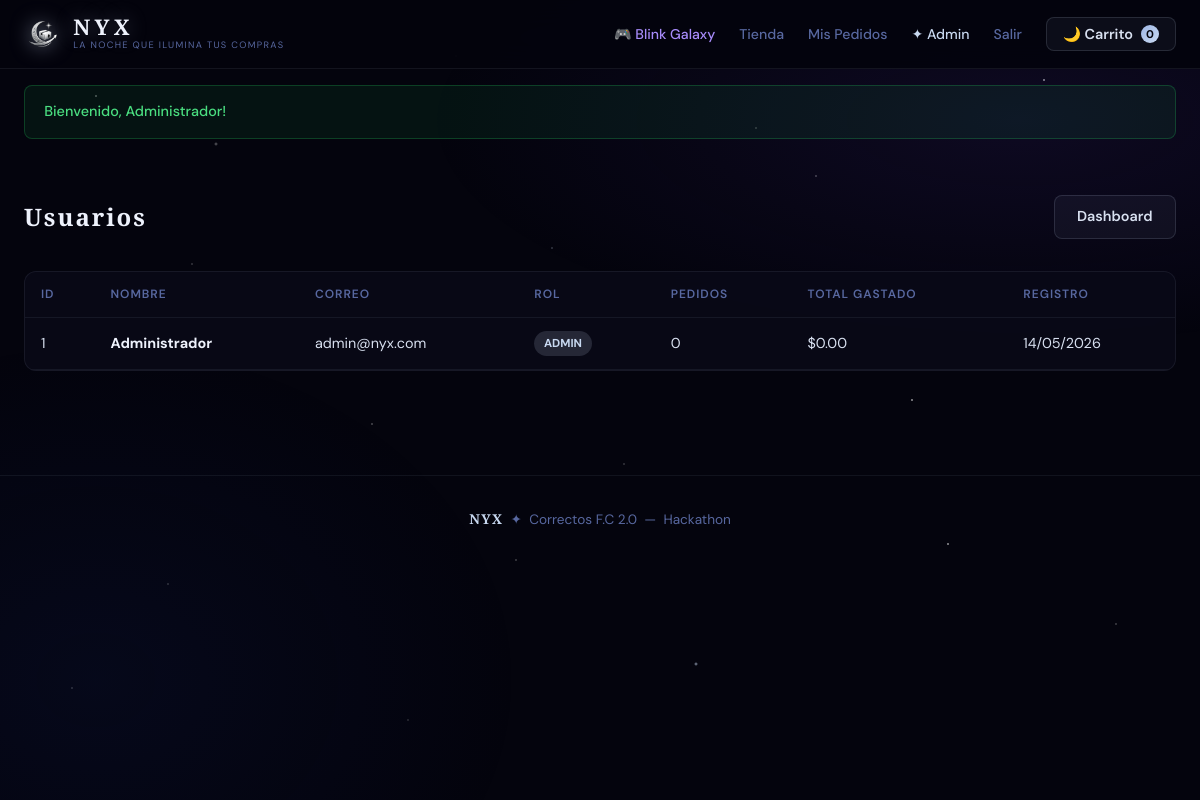
The page /admin/users.php (signed in) on the database its author committed.
### tables this page shows
CREATE TABLE users (
    id INT AUTO_INCREMENT PRIMARY KEY,
    name VARCHAR(100) NOT NULL,
    email VARCHAR(150) NOT NULL UNIQUE,
    password VARCHAR(255) NOT NULL,
    role ENUM('admin','customer') DEFAULT 'customer',
    created_at TIMESTAMP DEFAULT CURRENT_TIMESTAMP
);

### includes/config.php (called while the page is built, shortened)
<?php
function e($str) { return htmlspecialchars($str ?? '', ENT_QUOTES, 'UTF-8'); }
function precio($n) { return '$'.number_format($n, 2); }

### admin/users.php (the view, shortened to what this page needs)
<?php
require_once '../includes/config.php';
$db = getDB();
$users = $db->query("SELECT u.*, COUNT(o.id) AS order_count, COALESCE(SUM(o.total),0) AS total_spent FROM users u LEFT JOIN orders o ON o.user_id=u.id GROUP BY u.id ORDER BY u.created_at DESC")->fetchAll();
require_once '../includes/header.php';
?>
<div class="container">
<div class="page-content">
<div class="page-header">
  <h1 class="page-title">Usuarios</h1>
  <a href="index.php" class="btn btn-secondary">Dashboard</a>
</div>
<div class="card">
  <div class="table-wrap">
    <table>
      <thead><tr><th>ID</th><th>Nombre</th><th>Correo</th><th>Rol</th><th>Pedidos</th><th>Total gastado</th><th>Registro</th></tr></thead>
      <tbody>
        <?php foreach ($users as $u): ?>
          <tr>
            <td><?= $u['id'] ?></td>
            <td><strong style="color:var(--moon)"><?= e($u['name']) ?></strong></td>
            <td><?= e($u['email']) ?></td>
            <td>
              <?php if ($u['role']==='admin'): ?>
                <span class="badge" style="background:rgba(200,216,240,0.15);color:var(--accent)">Admin</span>
              <?php else: ?>
                <span class="badge" style="background:rgba(200,216,240,0.05);color:var(--muted)">Cliente</span>
              <?php endif; ?>
            </td>
            <td><?= $u['order_count'] ?></td>
            <td><?= precio($u['total_spent']) ?></td>
            <td><?= date('d/m/Y', strtotime($u['created_at'])) ?></td>
          </tr>
        <?php endforeach; ?>
      </tbody>
    </table>
  </div>
</div>
</div>
</div>
<?php require_once '../includes/footer.php'; ?>

### assets/css/style.css (style rules this page uses)
:root { --bg: #04040d; --bg2: #0a0a18; --bg3: #10102a; --border: rgba(200,216,240,0.1); --accent: #c8d8f0; --accent2: #a0b8e8; --moon: #eef2fc; --text: #d8e0f0; --muted: #5868a0; --success: #22c55e; --danger: #ef4444; --radius: 12px; --glow: 0 0 24px rgba(160,184,232,0.12); }
*, *::before, *::after { box-sizing: border-box; margin: 0; padding: 0; }
html { scroll-behavior: smooth; }
body { font-family: 'DM Sans', sans-serif; background: var(--bg); color: var(--text); min-height: 100vh; line-height: 1.6; overflow-x: hidden; }
a { color: inherit; text-decoration: none; }
body::before { content: ''; position: fixed; inset: 0; z-index: 0; pointer-events: none; background-image: radial-gradient(1px 1px at 8% 12%, rgba(255,255,255,0.85) 0%, transparent 100%), radial-gradient(1px 1px at 22% 38%, rgba(255,255,255,0.6) 0%, transparent 100%), radial-gradient(1.5px 1.5px at 38% 7%, rgba(255,255,255,0.9) 0%, transparent 100%), radial-gradient(1px 1px at 52% 58%, rgba(255,255,255,0.5) 0%, transparent 100%), radial-gradient(1px 1px at 68% 22%, rgba(255,255,255,0.75) 0%, transparent 100%), radial-gradient(1.5px 1.5px at 79% 68%, rgba(255,255,255,0.8) 0%, transparent 100%), radial-gradient(1px 1px at 91% 43%, rgba(255,255,255,0.6) 0%, transparent 100%), radial-gradient(1px 1px at 14% 73%, rgba(255,255,255,0.5) 0%, transparent 100%), radial-gradient(2px 2px at 58% 83%, rgba(200,216,240,0.7) 0%, transparent 100%), radial-gradient(1px 1px at 34% 90%, rgba(255,255,255,0.4) 0%, transparent 100%), radial-gradient(1.5px 1.5px at 87% 10%, rgba(255,255,255,0.9) 0%, transparent 100%), radial-gradient(1px 1px at 46% 31%, rgba(200,216,240,0.6) 0%, transparent 100%), radial-gradient(2px 2px at 18% 18%, rgba(255,255,255,0.4) 0%, transparent 100%); animation: twinkle1 7s ease-in-out infinite alternate; }
body::after { content: ''; position: fixed; inset: 0; z-index: 0; pointer-events: none; background-image: radial-gradient(1px 1px at 31% 53%, rgba(255,255,255,0.7) 0%, transparent 100%), radial-gradient(1px 1px at 63% 16%, rgba(255,255,255,0.5) 0%, transparent 100%), radial-gradient(1.5px 1.5px at 76% 50%, rgba(255,255,255,0.8) 0%, transparent 100%), radial-gradient(1px 1px at 93% 78%, rgba(255,255,255,0.6) 0%, transparent 100%), radial-gradient(1px 1px at 6% 86%, rgba(255,255,255,0.45) 0%, transparent 100%), radial-gradient(1px 1px at 43% 70%, rgba(255,255,255,0.6) 0%, transparent 100%), radial-gradient(1px 1px at 16% 33%, rgba(255,255,255,0.5) 0%, transparent 100%); animation: twinkle2 9s ease-in-out infinite alternate-reverse; }
.navbar, main, .page-content, footer, .cart-overlay, .cart-sidebar { position: relative; z-index: 1; }
.btn { display: inline-flex; align-items: center; gap: 0.4rem; padding: 0.6rem 1.4rem; border-radius: 8px; font-size: 0.9rem; font-weight: 600; cursor: pointer; border: none; transition: all 0.25s; text-align: center; }
.btn-secondary { background: rgba(200,216,240,0.05); color: var(--text); border: 1px solid rgba(200,216,240,0.14); }
.container { max-width: 1200px; margin: 0 auto; padding: 0 1.5rem; }
.page-content { padding: 2.5rem 0; }
.page-header { display: flex; align-items: center; justify-content: space-between; margin-bottom: 2rem; flex-wrap: wrap; gap: 1rem; }
.page-title { font-family: 'Cinzel', serif; font-size: 1.5rem; font-weight: 700; color: var(--moon); letter-spacing: 0.08em; }
.card { background: rgba(10,10,24,0.85); border: 1px solid rgba(200,216,240,0.08); border-radius: var(--radius); overflow: hidden; backdrop-filter: blur(8px); }
.table-wrap { overflow-x: auto; }
table { width: 100%; border-collapse: collapse; font-size: 0.9rem; }
th, td { padding: 0.8rem 1rem; text-align: left; border-bottom: 1px solid rgba(200,216,240,0.07); }
th { font-size: 0.75rem; font-weight: 600; color: var(--muted); text-transform: uppercase; letter-spacing: 0.08em; }
.badge { display: inline-block; padding: 0.2rem 0.6rem; border-radius: 20px; font-size: 0.72rem; font-weight: 700; text-transform: uppercase; }

### rows shown on the page
users: id "1", name "Administrador", email "admin@nyx.com", role "ADMIN", order_count "0", total_spent "$0.00", created_at "14/05/2026"

### other values the page prints
$cartCount "0"
$flash['msg'] "Bienvenido, Administrador!"
